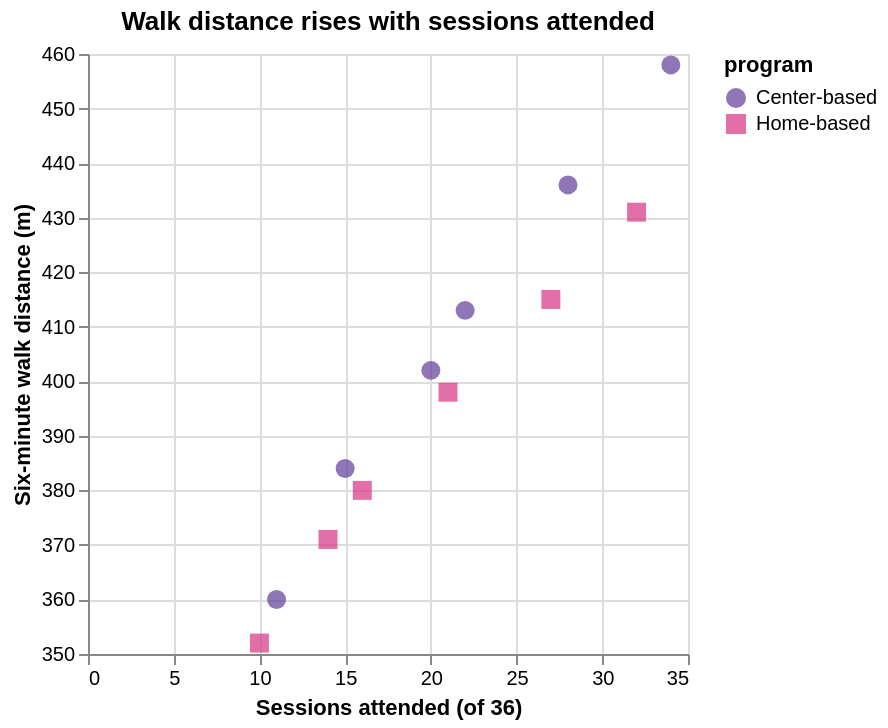

Write notebook code for a chart like this one.
### Markdown cell above
## Task 1: Explore the rehab patients with Altair

### 1.1 Load the patients and build the scatter plot

> **Checkpoint: `output/exploratory_spec.json`**
> A Vega-Lite specification with a `point` mark, `x`, `y`, `color`, and `shape` encodings, and the twelve patients embedded.

### Code cell
patients = pd.read_csv(PATIENTS_PATH)

print("shape:", patients.shape)
display(patients.dtypes)

exploratory_chart = (
    alt.Chart(patients)
    .mark_point(filled=True, size=90)
    .encode(
        x=alt.X("sessions_attended:Q", title="Sessions attended (of 36)"),
        y=alt.Y("walk_distance_m:Q",
                title="Six-minute walk distance (m)",
                scale=alt.Scale(zero=False)),
        color=alt.Color("program:N",
                scale=alt.Scale(domain=["Center-based", "Home-based"],
                                range=["#5E3C99", "#D63384"])),
        shape="program:N",
        tooltip=["patient_id", "sessions_attended", "walk_distance_m", "program"],
    )
    .properties(title="Walk distance rises with sessions attended")
)

exploratory_chart.save(EXPLORATORY_SPEC_PATH)

exploratory_chart

### Figure 1 — Vega-Lite specification as saved in the notebook (floating-point values rounded to 4 significant figures)
{"config": {"view": {"continuousWidth": 300, "continuousHeight": 300}}, "data": {"name": "data-c8aa350521c33b7072b39293a7897d72"}, "mark": {"type": "point", "filled": true, "size": 90}, "encoding": {"color": {"field": "program", "scale": {"domain": ["Center-based", "Home-based"], "range": ["#5E3C99", "#D63384"]}, "type": "nominal"}, "shape": {"field": "program", "type": "nominal"}, "tooltip": [{"field": "patient_id", "type": "nominal"}, {"field": "sessions_attended", "type": "quantitative"}, {"field": "walk_distance_m", "type": "quantitative"}, {"field": "program", "type": "nominal"}], "x": {"field": "sessions_attended", "title": "Sessions attended (of 36)", "type": "quantitative"}, "y": {"field": "walk_distance_m", "scale": {"zero": false}, "title": "Six-minute walk distance (m)", "type": "quantitative"}}, "title": "Walk distance rises with sessions attended", "$schema": "https://vega.github.io/schema/vega-lite/v5.20.1.json", "datasets": {"data-c8aa350521c33b7072b39293a7897d72": [{"patient_id": "R01", "program": "Home-based", "sessions_attended": 14, "walk_distance_m": 371}, {"patient_id": "R02", "program": "Center-based", "sessions_attended": 20, "walk_distance_m": 402}, {"patient_id": "R03", "program": "Home-based", "sessions_attended": 32, "walk_distance_m": 431}, {"patient_id": "R04", "program": "Center-based", "sessions_attended": 11, "walk_distance_m": 360}, {"patient_id": "R05", "program": "Center-based", "sessions_attended": 28, "walk_distance_m": 436}, {"patient_id": "R06", "program": "Home-based", "sessions_attended": 10, "walk_distance_m": 352}, {"patient_id": "R07", "program": "Home-based", "sessions_attended": 21, "walk_distance_m": 398}, {"patient_id": "R08", "program": "Center-based", "sessions_attended": 34, "walk_distance_m": 458}, {"patient_id": "R09", "program": "Home-based", "sessions_attended": 16, "walk_distance_m": 380}, {"patient_id": "R10", "program": "Center-based", "sessions_attended": 15, "walk_distance_m": 384}, {"patient_id": "R11", "program": "Home-based", "sessions_attended": 27, "walk_distance_m": 415}, {"patient_id": "R12", "program": "Center-based", "sessions_attended": 22, "walk_distance_m": 413}]}}
